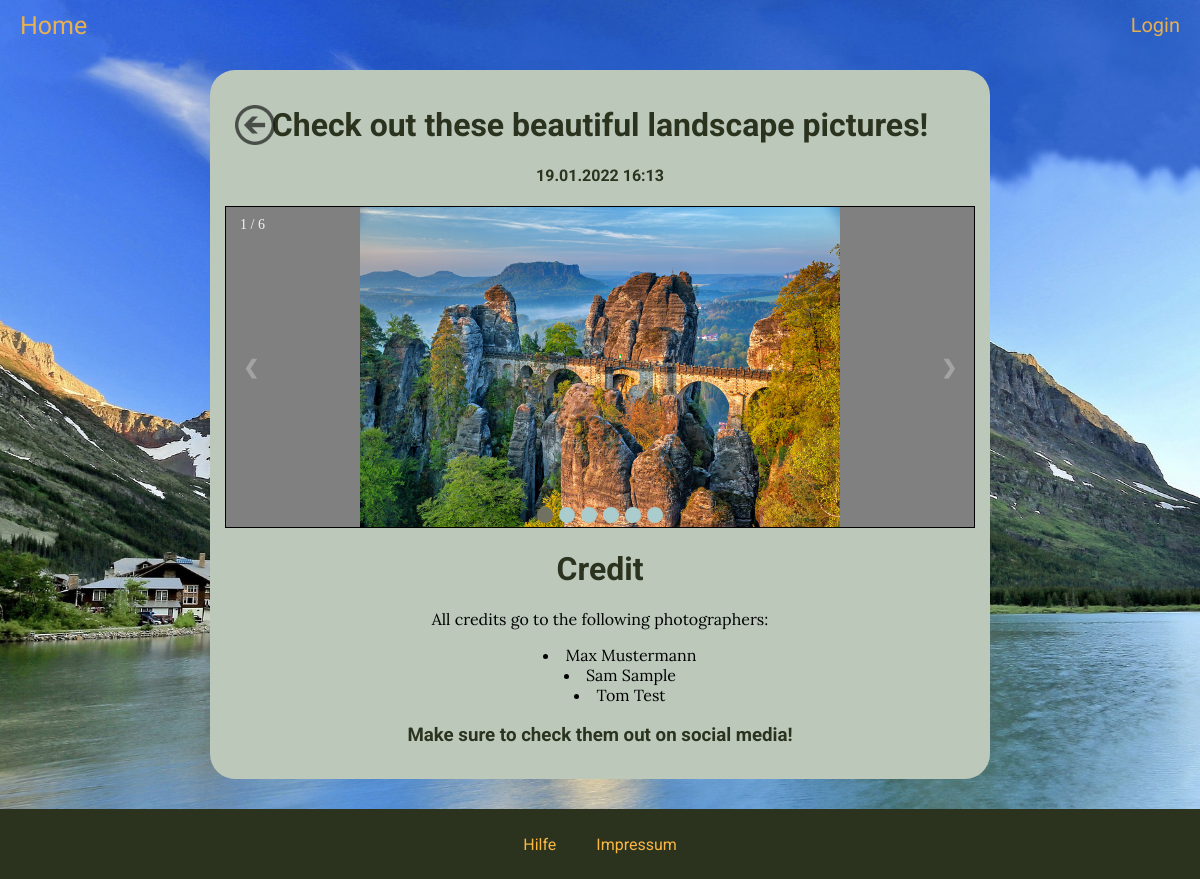
/pages/links/news.php?id=17, run on the app's committed database.
### tables this page shows
CREATE TABLE `news` (
  `news_id` int(11) NOT NULL,
  `title` varchar(200) NOT NULL,
  `text_content` text NOT NULL,
  `thumbnail_path` varchar(300) DEFAULT NULL,
  `datetime` datetime NOT NULL DEFAULT current_timestamp(),
  `active` tinyint(1) NOT NULL DEFAULT 1
);

CREATE TABLE `pictures` (
  `picture_id` int(11) NOT NULL,
  `picture_path` varchar(300) NOT NULL,
  `news_id` int(11) DEFAULT NULL,
  `ticket_id` int(11) DEFAULT NULL
);

### pages/links/news.php (the view, shortened to what this page needs)
<!DOCTYPE html>
<?php
    include "../include/head.php";
?>
    <head>
        <link rel="stylesheet" href="/Semesterprojekt/css/imagecarousel.css">
    </head>
    <body>
        <?php include "../include/navbar.php" ?>
        <div class="content_wrapper">
            <div class="content_box">
                <?php
                    if(isset($_GET['id'])) {
                        $news_id = $_GET['id'];
                        $select_news_stmt = $db->prepare("SELECT `title`, `text_content`, `thumbnail_path`, `datetime` FROM `news` WHERE `news_id` = ?");
                        $select_news_stmt->bind_param('i', $news_id);
                        $select_news_stmt->execute();
                        $select_news_stmt->bind_result($news_title, $news_text_content, $news_thumbnail_path, $news_datetime);
                        $temporary_news_text_content = '';
                        while($select_news_stmt->fetch()){
                            $has_pictures = $news_thumbnail_path == '' ? 0 : 1;
                            $news_datetime = date("d.m.Y H:i", strtotime($news_datetime));
                            include '../include/backButton.php';
                            echo "<h1>$news_title</h1>";
                            echo "<h4>$news_datetime</h4>";
                            $temporary_news_text_content = $news_text_content;
                        }
                        if($has_pictures) {
                            echo "<div class='slideshow-container'>";
                            $select_pictures_stmt = $db->prepare("SELECT `picture_path` FROM `pictures` WHERE `news_id` = ?");
                            $select_pictures_stmt->bind_param('i', $news_id);
                            $select_pictures_stmt->execute();
                            $select_pictures_stmt->bind_result($picture_path);
                            $select_pictures_stmt->store_result();
                            $number_of_pictures = $select_pictures_stmt->num_rows;
                            $count = 1;
                            while($select_pictures_stmt->fetch()) {
                                ?>
                                <div class="Containers fade">
                                    <div class="MessageInfo"><?= $count ?> / <?= $number_of_pictures ?></div>
                                    <img src="<?= $picture_path ?>" onclick="showPicture('<?= $picture_path ?>')">
                                </div>
                                <?php
                                $count = $count + 1;
                            }
                            ?>
                            <a class="Back" onclick="plusSlides(-1)">&#10094;</a>
                            <a class="forward" onclick="plusSlides(1)">&#10095;</a>
                            <div class="dot-wrapper">
                                <?php for ($i = 1; $i < $count; $i++) {
                                echo "<span class='dots' onclick='currentSlide($i)'></span>";
                                }
                            ?>
                            </div>
                            </div>
                            <?php
                        }
                        echo "<p>$temporary_news_text_content</p>";
                    }
                ?>
            </div>
        </div>
        <?php include "../include/footer.php" ?>
    </body>
</html>

### pages/include/backButton.php
<a class="back-btn" href="<?=  strtok($_SERVER['HTTP_REFERER'], '?') ?>"><img src="../../pictures/icons/back_arrow.png"></a>

### css/style.css (style rules this page uses)
:root { --primary: #2B331F; --secondary: #BBC8BA; --tertiary: #546747; --background: #FDDCA5; --links: #FAB742; --danger: #d63523; }
html { height: 100%; }
body { background-image: url("../pictures/background.jpg"); background-position: center; background-size: cover; background-repeat: no-repeat; background-attachment: fixed; margin: 0; height: 100%; display: flex; flex-direction: column; overflow: overlay; }
h1, h2, h3, h4, h5, h6 { font-family: 'Roboto', sans-serif; color: var(--primary); }
p, ul, ol, li, a, label, input, textarea, strong { font-family: 'Lora', sans-serif; }
ul { list-style-position: inside; }
.content_wrapper { padding-top: 70px; flex: 1 0 auto; display: flex; flex-direction: column; }
.content_box { border-radius: 25px; background-color: var(--secondary); width: 70%; max-width: 750px; padding: 15px; margin: auto; position: relative; text-align: center; overflow: auto; }
.back-btn { position: absolute; top: 35px; left: 25px; height: 40px; width: 40px; }
.back-btn img { height: 100%; width: 100%; opacity: 0.7; }

### css/imagecarousel.css (style rules this page uses)
.slideshow-container { position: relative; max-height: 320px; border: 1px solid black; background-color: grey; }
.Containers { display: none; }
.Containers img { height: 320px; width: auto; max-width: 100%; cursor: zoom-in; }
.Back, .forward { cursor: pointer; position: absolute; top: 48%; width: auto; margin-top: -23px; padding: 17px; color: rgb(163, 163, 163); font-weight: bold; font-size: 19px; transition: 0.4s ease; border-radius: 0 5px 5px 0; user-select: none; }
.forward { right: 0; border-radius: 4px 0 0 4px; }
.Back { left: 0; }
.MessageInfo { color: #f2f2f3; font-size: 14px; padding: 10px 14px; position: absolute; top: 0; }
.dot-wrapper { text-align: center; position: absolute; bottom: 0; left: 50%; transform: translateX(-50%); }
.dots { cursor: pointer; height: 16px; width: 16px; margin: 0 3px; background-color: #acc; border-radius: 50%; display: inline-block; transition: background-color 0.5s ease; }
.enable, .dots:hover { background-color: #717161; }
.fade { -webkit-animation-name: fade; -webkit-animation-duration: 1.4s; animation-name: fade; animation-duration: 1.4s; }

### data on the page
news: title "Check out these beautiful landscape pictures!", datetime "19.01.2022 16:13", text_content "Credit All credits go to the following photographers: Max Mustermann Sam Sample Tom Test Make sure to check them out on social media!"
pictures: picture_path (picture)
